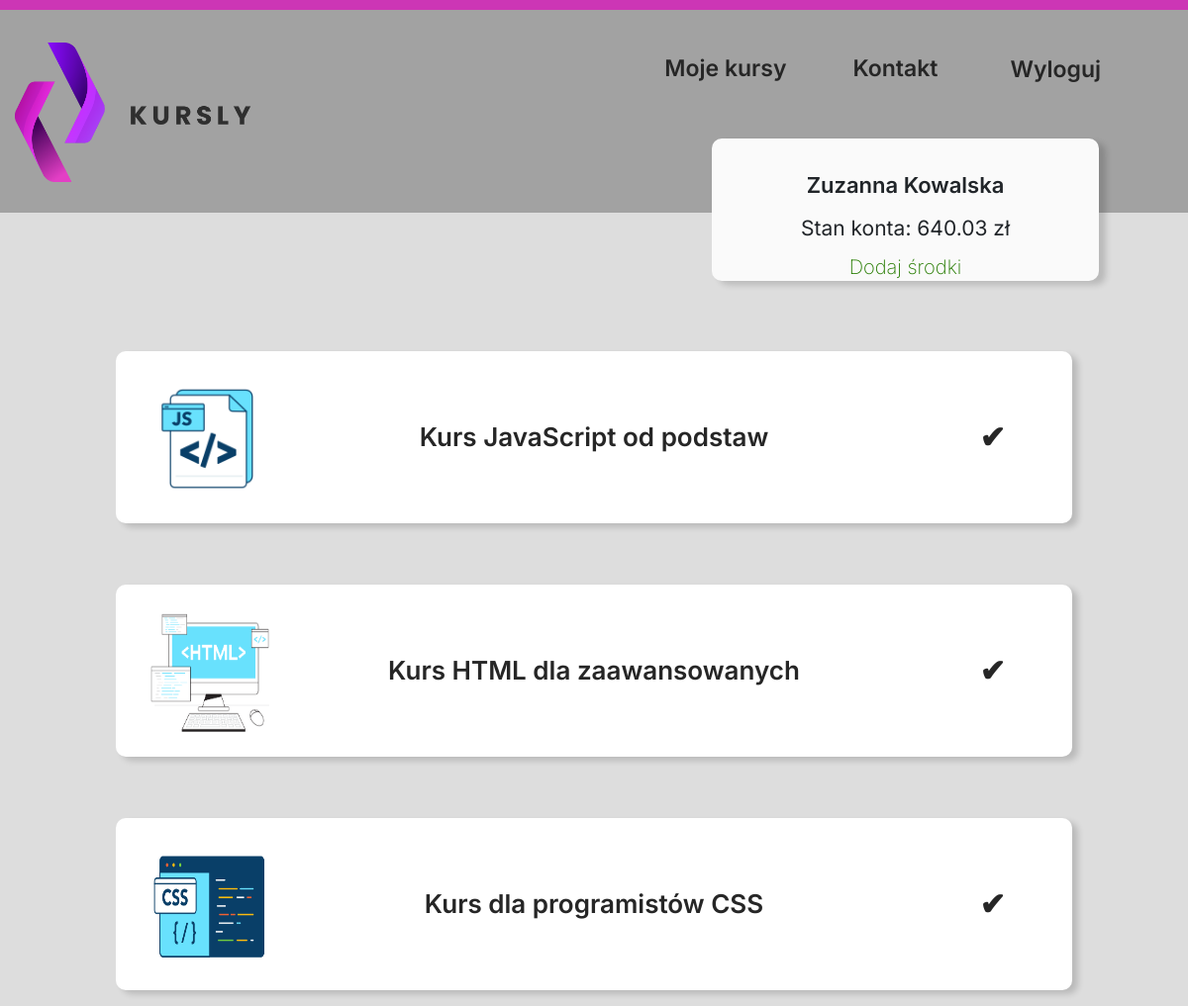
The page /orders.php (signed in) on the database its author committed.
### tables this page shows
CREATE TABLE `users` (
  `id_user` int(11) NOT NULL AUTO_INCREMENT,
  `password` varchar(100) NOT NULL,
  `name` varchar(100) NOT NULL,
  `surname` varchar(100) NOT NULL,
  `email` varchar(100) NOT NULL,
  `street` varchar(100) NOT NULL,
  `house_number` varchar(20) NOT NULL,
  `zip_code` varchar(10) NOT NULL,
  `city` varchar(100) NOT NULL,
  `wallet` double NOT NULL,
  `discount` tinyint(1) DEFAULT NULL,
  PRIMARY KEY (`id_user`)
);

CREATE TABLE `orders` (
  `id_order` int(11) NOT NULL AUTO_INCREMENT,
  `id_user` int(11) DEFAULT NULL,
  `id_course` int(11) DEFAULT NULL,
  `price` double DEFAULT NULL,
  `order_date` timestamp NOT NULL DEFAULT CURRENT_TIMESTAMP ON UPDATE CURRENT_TIMESTAMP,
  PRIMARY KEY (`id_order`),
  KEY `user_details` (`id_user`),
  KEY `course_details` (`id_course`),
  CONSTRAINT `course_details` FOREIGN KEY (`id_course`) REFERENCES `courses` (`id_course`),
  CONSTRAINT `user_details` FOREIGN KEY (`id_user`) REFERENCES `users` (`id_user`)
);

CREATE TABLE `courses` (
  `id_course` int(11) NOT NULL AUTO_INCREMENT,
  `id_category` int(11) DEFAULT NULL,
  `name` varchar(200) DEFAULT NULL,
  `description` varchar(255) DEFAULT NULL,
  `price` double DEFAULT NULL,
  `level` int(11) DEFAULT NULL,
  `img` varchar(100) DEFAULT NULL,
  PRIMARY KEY (`id_course`),
  KEY `cat_type` (`id_category`),
  CONSTRAINT `cat_type` FOREIGN KEY (`id_category`) REFERENCES `categories` (`id_category`)
);

### orders.php (the view, shortened to what this page needs)
<!DOCTYPE html>
<html lang="pl">
    <head>
        <link rel="stylesheet" href="style.css" type="text/css">
        <link href="bootstrap/css/bootstrap.min.css" rel="stylesheet">
    </head>
    <?php
    if($_SESSION["session_login"]==true)
    {
        ?>
        <body>
            <div class="pink"></div>
            <div class="sekcja1_all2">
                <div class="container">
                    <div class="row">
                        <div class="col-md-3">
                            <div class="sekcja1_lewo2">
                                <a href="panel.php"><img src="img/logo.png"></a>
                            </div>
                        </div>
                        <div class="col-md-9">
                            <div class="sekcja1_prawo2">
                                <div class="menu">
                                    <ul>
                                        <li><form method="POST">
                                            <input type="submit" name="logout" value="Wyloguj" class="menu_option">
                                        </form></li>
                                        <li><a href="contact.php" class="menu_option">Kontakt</a></li>
                                        <li><a href="orders.php" class="menu_option">Moje kursy</a></li>
                                    </ul>
                                </div>
                            </div>
                        </div>
                        <?php
                            @$current_user = $_SESSION["user_id"];
                            require_once "connect.php";
                            if($connect->connect_errno!=0)
                            {
                                echo "<br></nr>Błąd bazy danych";
                            }
                            else
                            {
                                @$sql = "SELECT * FROM users WHERE id_user='$current_user'";
                                if($rezultat = @$connect->query($sql))
                                {
                                    while($row = mysqli_fetch_assoc($rezultat))
                                    {
                                        $name = $row['name'];
                                        $surname = $row['surname'];
                                        $cash = $row['wallet'];
                                    }
                                }
                                echo '<div class="user_panel">';
                                echo '<p id="user_panel_name">', $name, ' ', $surname, '</p>';
                                echo '<p id="user_panel_cash">Stan konta: ',$cash,' zł' ,'</p>';
                                echo '<p id="user_panel_addCash">Dodaj środki</p>';
                                echo '</div>';
                            }
                        ?>
                    </div>
                </div>
            </div>
            <div class="sekcja2_all2">
                    <?php
                            @$current_user = $_SESSION["user_id"];
                            require_once "connect.php";
                            if($connect->connect_errno!=0)
                            {
                                echo "<br></nr>Błąd bazy danych";
                            }
                            else
                            {
                                @$sql = "SELECT * FROM orders join courses on orders.id_course = courses.id_course where id_user = $current_user";
                                if($rezultat = @$connect->query($sql))
                                {
                                    while($row = mysqli_fetch_assoc($rezultat))
                                    {
                                        $course_img = $row['img'];
                                        $course_name = $row['name'];
                                        echo    '<div class="course_list" id="course_list_ordered">';
                                        echo    '<div class="container">';
                                        echo        '<div class="row">';
                                        echo            '<div class="col-md-2">';
                                        echo                '<div class="sekcja2_lewo2">';
                                        echo                    '<img src="',
                                        $course_img ,'">';
                                        echo                '</div>';
                                        echo            '</div>';
                                        echo            '<div class="col-md-8">';
                                        echo                '<div class="sekcja2_srodek2">';
                                        echo                    '<p id="course_list_title">',$course_name,'</p>';
                                        echo                '</div>';
                                        echo            '</div>';
                                        echo            '<div class="col-md-2">';
                                        echo                '<div class="sekcja2_prawo2">';
                                        echo                    '<p id="course_list_price">&#x2714;</p>';
                                        echo                '</div>';
                                        echo            '</div>';
                                        echo        '</div>';
                                        echo    '</div>';
                                        echo '</div>';
                                    }
                                }
                            }
                        ?>
            </div>
        </body>
        <?php
            }
            else
            {
                echo "<script type=\"text/javascript\">
                window.setTimeout(\"window.location.replace('index.php');\",1);
                </script>";
            }
        ?>

### style.css (style rules this page uses)
body { margin: 0 auto; background-color: #DDDDDD !important; font-family: 'Inter', sans-serif !important; }
.container { max-width: 1640px !important; }
.sekcja1_all2 { height: 205px; background-color: #A2A2A2; margin-bottom: 140px; }
.sekcja1_all2 img { width: 243px; height: 141px; }
.sekcja1_lewo2 { height: 205px; line-height: 205px; }
.sekcja1_prawo2 { height: 205px; }
.menu { margin-top: 42px; }
.menu_option { float: right; margin-right: 67px; font-size: 23px; color: #262626; font-weight: 600; background-color:transparent; border: none; }
.pink { background-color: #CC36B5; height: 10px; }
.user_panel { width: 391px; height: 144px; background-color: #FAFAFA; box-shadow: 7px 4px 6px #00000029; border-radius: 10px; position: absolute; right: 90px; top: 140px; text-align: center; }
#user_panel_name { margin-top: 31px; font-size: 22px; font-weight: 600; }
#user_panel_cash { font-size: 21px; font-weight: 400; margin-top: -5px; }
#user_panel_addCash { margin-top: -8px; color: #267C00; font-size: 20px; font-weight: 200; }
.course_list { margin: 0 auto; float:none; width: 966px; height: 174px; background-color: #FFFFFF; box-shadow: 6px 4px 6px #00000029; border-radius: 10px; margin-top: 62px; }
.course_list img { width: 120px; height:120px; margin-left: 20px; }
#course_list_title { font-size: 26px; font-weight: 600; color: #262626; }
#course_list_price { font-size: 31px; font-weight: 600; color: #262626; }
.sekcja2_lewo2 { line-height: 174px; }
.sekcja2_srodek2 { line-height: 174px; }
.sekcja2_prawo2 { line-height: 174px; }
.sekcja2_all2 { text-align: center; }
ul { list-style-type: none; margin: 0; padding: 0; }
li { display: inline; }

### rows shown on the page
users: name "Zuzanna", surname "Kowalska", wallet "640.03"
orders: id_course.img (picture), id_course.name "Kurs JavaScript od podstaw"
orders: id_course.img (picture), id_course.name "Kurs HTML dla zaawansowanych"
orders: id_course.img (picture), id_course.name "Kurs dla programistów CSS"
